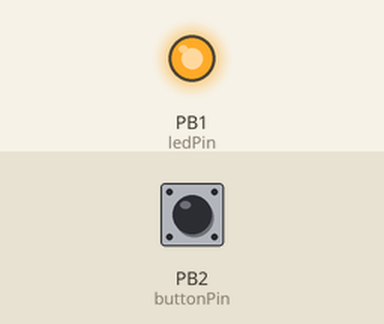
A sketch run on a simulated ATtiny85, built with avr-gcc and run on an emulated ATtiny85. Shown: output pins drawn as LEDs (lit = HIGH). The test bench sets the inputs (shaded band); at power-on: PB2 (buttonPin) LOW.

Above: at 1.2 s.
1.3 s: PB2 (buttonPin) pulled HIGH for 0.15 s
At 2.6 s:
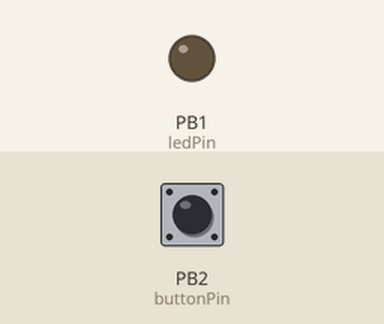
Timing chart, 0 to 7.8 s (numbered marks = the images above; inputs shaded):
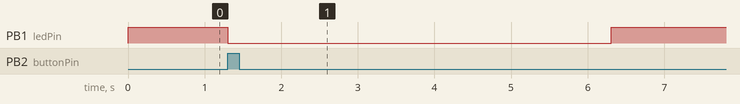

Measured:
- after the input at 1.3 s, PB1 (ledPin): HIGH → LOW at once, → HIGH 5.0 s later

The sketch:

one-button-to-zoom-meeting.ino
```cpp
// (licence header left out)
#include "DigiKeyboard.h"

const int buttonPin = PB2;
const int ledPin = PB1;
const long BUTTON_ACTIVE_INTERVAL_MILLIS = 5000;

unsigned long previousMillis = 0;
bool isButtonActive = false;


void ledOn() {
  digitalWrite(ledPin, LOW);
}

void ledOff() {
  digitalWrite(ledPin, HIGH);
}

void setup() {
  pinMode(ledPin, OUTPUT);
  pinMode(buttonPin, INPUT);
  ledOff();
}

void loop() {

  // this is generally not necessary but with some older systems it seems to
  // prevent missing the first character after a delay:
  DigiKeyboard.sendKeyStroke(0);

  unsigned long currentMillis = millis();
  if (isButtonActive) {
    if (currentMillis - previousMillis >= BUTTON_ACTIVE_INTERVAL_MILLIS) {
      ledOff();
      isButtonActive = false;
    }
  } else {
    previousMillis = currentMillis;
    if (HIGH == digitalRead(buttonPin)) {
      isButtonActive = true;
      DigiKeyboard.sendKeyStroke(KEY_F10, MOD_CONTROL_LEFT | MOD_SHIFT_LEFT);
      ledOn();
    }
  }

  // It's better to use DigiKeyboard.delay() over the regular Arduino delay()
  // if doing keyboard stuff because it keeps talking to the computer to make
  // sure the computer knows the keyboard is alive and connected
  DigiKeyboard.delay(100);
}
```
